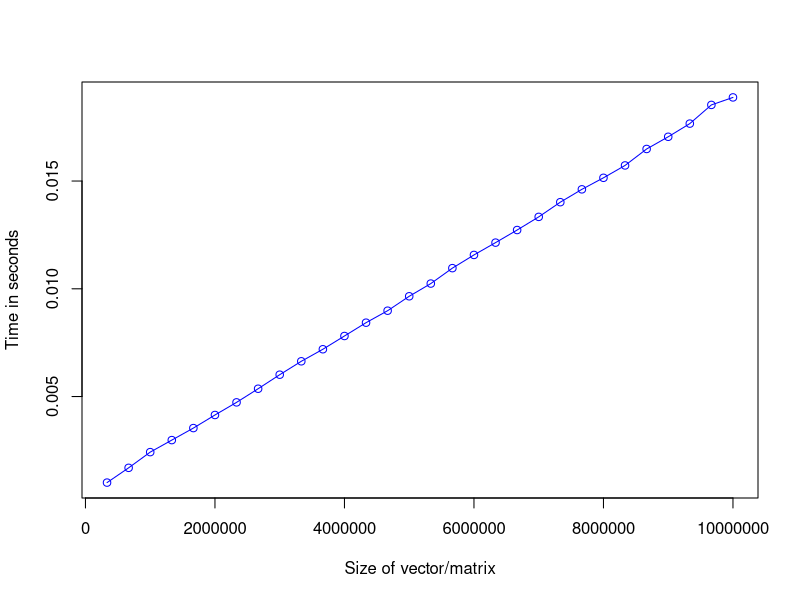
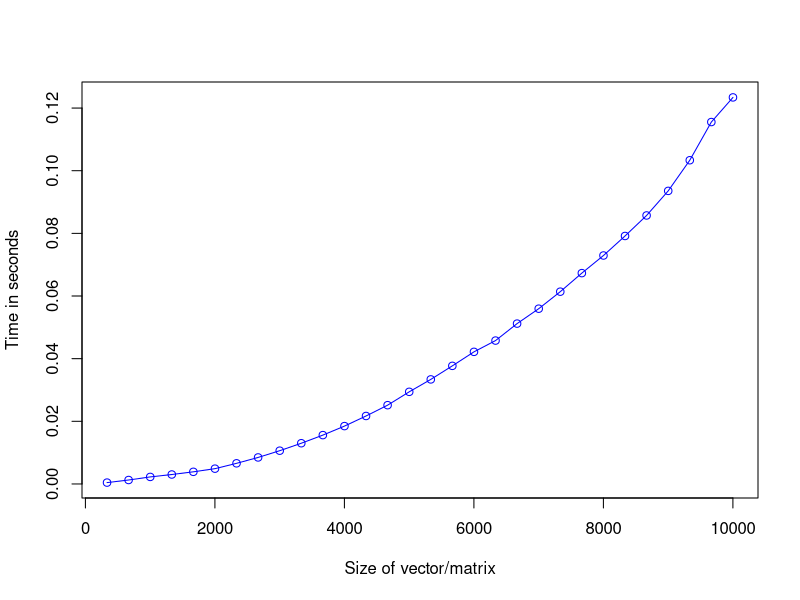
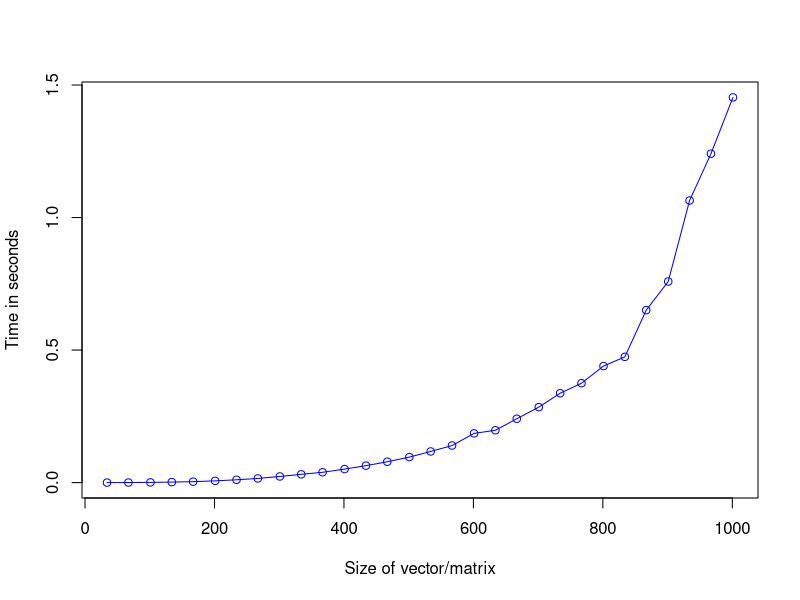

Reproduce these figures in R, in order.
results = read.csv("blas1.txt")

options(scipen=999)

pdf(file="blas1.pdf", height=4, width=4, bg="white")

plot(results$time/1000000~results$vsize, type="o", lty=1, xlab="Size of vector/matrix", ylab="Time in seconds", col="blue")

results = read.csv("blas2.txt")

options(scipen=999)

pdf(file="blas2.pdf", height=4, width=4, bg="white")

plot(results$time/1000000~results$vsize, type="o", lty=1, xlab="Size of vector/matrix", ylab="Time in seconds", col="blue")

results = read.csv("blas3.txt")

options(scipen=999)

pdf(file="blas3.pdf", height=4, width=4, bg="white")

plot(results$time/1000000~results$vsize, type="o", lty=1, xlab="Size of vector/matrix", ylab="Time in seconds", col="blue")


dev.off()
